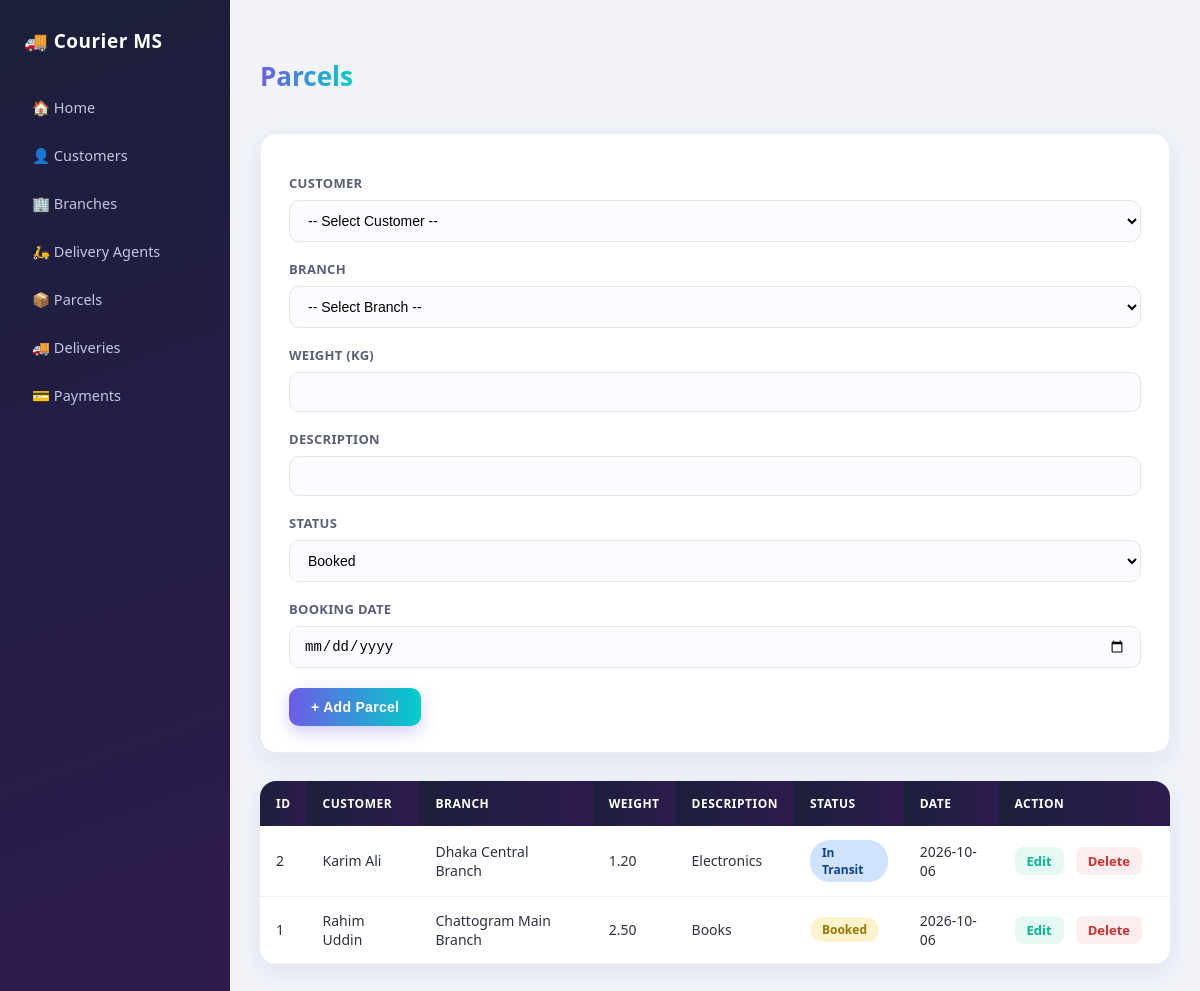
The app's page /parcels.php with its own data.
### tables this page shows
CREATE TABLE Parcels (
    parcel_id INT AUTO_INCREMENT PRIMARY KEY,
    customer_id INT,
    branch_id INT,
    weight DECIMAL(6,2),
    description VARCHAR(200),
    status VARCHAR(30) DEFAULT 'Booked',
    booking_date DATE,
    FOREIGN KEY (customer_id) REFERENCES Customers(customer_id),
    FOREIGN KEY (branch_id) REFERENCES Branches(branch_id)
);

CREATE TABLE Customers (
    customer_id INT AUTO_INCREMENT PRIMARY KEY,
    name VARCHAR(100) NOT NULL,
    phone VARCHAR(20) NOT NULL,
    email VARCHAR(100),
    address VARCHAR(200)
);

CREATE TABLE Branches (
    branch_id INT AUTO_INCREMENT PRIMARY KEY,
    branch_name VARCHAR(100) NOT NULL,
    location VARCHAR(150) NOT NULL,
    phone VARCHAR(20)
);

### parcels.php (the view, shortened to what this page needs)
<?php
include 'includes/db_connect.php';
$edit_id = "";
$edit_weight = "";
$edit_description = "";
$edit_status = "";
$edit_booking_date = "";
$status_list = array("Booked", "In Transit", "Delivered", "Cancelled");
$all_parcels = mysqli_query($conn, "SELECT p.*, c.name AS customer_name, b.branch_name FROM Parcels p LEFT JOIN Customers c ON p.customer_id=c.customer_id LEFT JOIN Branches b ON p.branch_id=b.branch_id ORDER BY p.parcel_id DESC");
function status_badge($status) {
    $class = "status-booked";
    if ($status == "In Transit") $class = "status-transit";
    return "<span class='status $class'>$status</span>";
}
?>
<!DOCTYPE html>
<html>
<head>
    <link rel="stylesheet" href="includes/style.css">
</head>
<body>
<?php include 'includes/nav.php'; ?>
<div class="container">
    <h2>Parcels</h2>
    <form method="POST">
        <label>Customer</label>
        <select name="customer_id" required>
            <option value="">-- Select Customer --</option>
        </select>
        <label>Branch</label>
        <select name="branch_id" required>
            <option value="">-- Select Branch --</option>
        </select>
        <label>Weight (kg)</label>
        <input type="number" step="0.01" name="weight" value="<?php echo $edit_weight; ?>" required>
        <label>Description</label>
        <input type="text" name="description" value="<?php echo $edit_description; ?>">
        <label>Status</label>
        <select name="status">
            <?php
            foreach ($status_list as $s) {
                if ($s == $edit_status) {
                    echo "<option value='$s' selected>$s</option>";
                } else {
                    echo "<option value='$s'>$s</option>";
                }
            }
            ?>
        </select>
        <label>Booking Date</label>
        <input type="date" name="booking_date" value="<?php echo $edit_booking_date; ?>" required>
        <?php
        if ($edit_id == "") {
            echo "<button class='btn' type='submit' name='submit'>+ Add Parcel</button>";
        } else {
            echo "<button class='btn' type='submit' name='submit'>Update Parcel</button>";
        }
        ?>
    </form>
    <table>
        <tr><th>ID</th><th>Customer</th><th>Branch</th><th>Weight</th><th>Description</th><th>Status</th><th>Date</th><th>Action</th></tr>
        <?php
        while ($row = mysqli_fetch_assoc($all_parcels)) {
            echo "<tr>";
            echo "<td>" . $row['parcel_id'] . "</td>";
            echo "<td>" . $row['customer_name'] . "</td>";
            echo "<td>" . $row['branch_name'] . "</td>";
            echo "<td>" . $row['weight'] . "</td>";
            echo "<td>" . $row['description'] . "</td>";
            echo "<td>" . status_badge($row['status']) . "</td>";
            echo "<td>" . $row['booking_date'] . "</td>";
            echo "<td class='action-links'>";
            echo "<a href='parcels.php?edit=" . $row['parcel_id'] . "'>Edit</a>";
            echo "<a href='parcels.php?delete=" . $row['parcel_id'] . "' onclick=\"return confirm('Delete?')\">Delete</a>";
            echo "</td>";
            echo "</tr>";
        }
        ?>
    </table>
</div>
</body>
</html>

### includes/style.css (style rules this page uses)
* { box-sizing: border-box; }
body { font-family: 'Segoe UI', Arial, sans-serif; background: #f1f3f9; margin: 0; padding: 0; display: flex; min-height: 100vh; color: #2d3142; }
.container { flex: 1; max-width: 1100px; margin: 36px auto; padding: 0 30px; }
h2 { color: #1b1f3b; font-size: 26px; font-weight: 700; margin-bottom: 22px; padding-bottom: 14px; border-bottom: 3px solid transparent; background: linear-gradient(90deg, #6c5ce7, #00cec9); -webkit-background-clip: text; background-clip: text; -webkit-text-fill-color: transparent; display: inline-block; }
form { background: #ffffff; border-radius: 16px; padding: 26px 28px; margin-bottom: 28px; box-shadow: 0 8px 24px rgba(31, 38, 135, 0.08); border: 1px solid #ececf5; }
table { width: 100%; border-collapse: collapse; margin-top: 0; background: #ffffff; border-radius: 16px; overflow: hidden; box-shadow: 0 8px 24px rgba(31, 38, 135, 0.08); }
table th, table td { padding: 14px 16px; text-align: left; font-size: 14px; }
table th { background: linear-gradient(90deg, #1b1f3b, #2d1b4e); color: #ffffff; font-weight: 600; text-transform: uppercase; font-size: 12px; letter-spacing: 0.5px; }
table tr:not(:first-child) { border-bottom: 1px solid #f0f1f7; transition: background 0.15s ease; }
form label { font-weight: 600; font-size: 13px; color: #5a5f7a; margin-top: 14px; display: block; text-transform: uppercase; letter-spacing: 0.3px; }
form input, form select { padding: 11px 14px; margin: 8px 0 4px; width: 100%; border: 1.5px solid #e3e5f0; border-radius: 10px; font-size: 14px; background: #fafbff; transition: all 0.2s ease; }
.btn { display: inline-block; padding: 11px 22px; background: linear-gradient(90deg, #6c5ce7, #00cec9); color: #ffffff; text-decoration: none; border: none; border-radius: 10px; cursor: pointer; margin-top: 16px; font-weight: 600; font-size: 14px; letter-spacing: 0.3px; box-shadow: 0 6px 16px rgba(108, 92, 231, 0.3); transition: transform 0.15s ease, box-shadow 0.15s ease; }
.action-links a { margin-right: 12px; text-decoration: none; font-weight: 600; font-size: 13px; padding: 5px 12px; border-radius: 8px; transition: all 0.15s ease; }
.action-links a:first-child { color: #00b894; background: rgba(0, 184, 148, 0.1); }
.action-links a:last-child { color: #d63031; background: rgba(214, 48, 49, 0.08); }
.status { padding: 4px 12px; border-radius: 20px; font-size: 12px; font-weight: 600; display: inline-block; }
.status-booked, .status-pending { background: #fff3cd; color: #997404; }
.status-transit { background: #cfe2ff; color: #084298; }

### records on screen
parcels: parcel_id "2", customer.name "Karim Ali", branch.branch_name "Dhaka Central Branch", weight "1.20", description "Electronics", status "In Transit", booking_date "2026-10-06"
parcels: parcel_id "1", customer.name "Rahim Uddin", branch.branch_name "Chattogram Main Branch", weight "2.50", description "Books", status "Booked", booking_date "2026-10-06"

### other values on screen
form field status "Booked"
